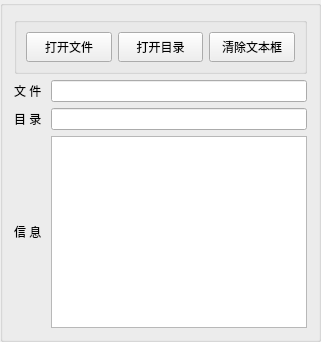
     <widget class="QGroupBox" name="groupBox_2">
      <property name="title">
       <string/>
      </property>
      <property name="flat">
       <bool>false</bool>
      </property>
      <layout class="QVBoxLayout" name="verticalLayout">
       <item>
        <widget class="QGroupBox" name="groupBox_7">
         <property name="title">
          <string/>
         </property>
         <layout class="QHBoxLayout" name="horizontalLayout">
          <item>
           <widget class="QPushButton" name="pushButton_41">
            <property name="minimumSize">
             <size>
              <width>0</width>
              <height>30</height>
             </size>
            </property>
            <property name="text">
             <string>打开文件</string>
            </property>
            <property name="icon">
             <iconset>
              <normaloff>:/images/images/007.GIF</normaloff>:/images/images/007.GIF</iconset>
            </property>
           </widget>
          </item>
          <item>
           <widget class="QPushButton" name="pushButton_45">
            <property name="minimumSize">
             <size>
              <width>0</width>
              <height>30</height>
             </size>
            </property>
            <property name="text">
             <string>打开目录</string>
            </property>
            <property name="icon">
             <iconset>
              <normaloff>:/images/images/122.bmp</normaloff>:/images/images/122.bmp</iconset>
            </property>
           </widget>
          </item>
          <item>
           <widget class="QPushButton" name="pushButton_5">
            <property name="minimumSize">
             <size>
              <width>0</width>
              <height>30</height>
             </size>
            </property>
            <property name="text">
             <string>清除文本框</string>
            </property>
            <property name="icon">
             <iconset>
              <normaloff>:/images/images/212.bmp</normaloff>:/images/images/212.bmp</iconset>
            </property>
           </widget>
          </item>
         </layout>
        </widget>
       </item>
       <item>
        <layout class="QGridLayout" name="gridLayout_6">
         <item row="0" column="0">
          <widget class="QLabel" name="label">
           <property name="text">
            <string>文 件 </string>
           </property>
          </widget>
         </item>
         <item row="0" column="1">
          <widget class="QLineEdit" name="editFile">
           <property name="clearButtonEnabled">
            <bool>true</bool>
           </property>
          </widget>
         </item>
         <item row="1" column="0">
          <widget class="QLabel" name="label_2">
           <property name="text">
            <string>目 录 </string>
           </property>
          </widget>
         </item>
         <item row="1" column="1">
          <widget class="QLineEdit" name="editDir">
           <property name="clearButtonEnabled">
            <bool>true</bool>
           </property>
          </widget>
         </item>
         <item row="2" column="0">
          <widget class="QLabel" name="label_3">
           <property name="text">
            <string>信 息 </string>
           </property>
          </widget>
         </item>
         <item row="2" column="1">
          <widget class="QPlainTextEdit" name="plainTextEdit">
           <property name="font">
            <font>
             <pointsize>11</pointsize>
            </font>
           </property>
           <property name="lineWrapMode">
            <enum>QPlainTextEdit::WidgetWidth</enum>
           </property>
          </widget>
         </item>
        </layout>
       </item>
      </layout>
     </widget>
